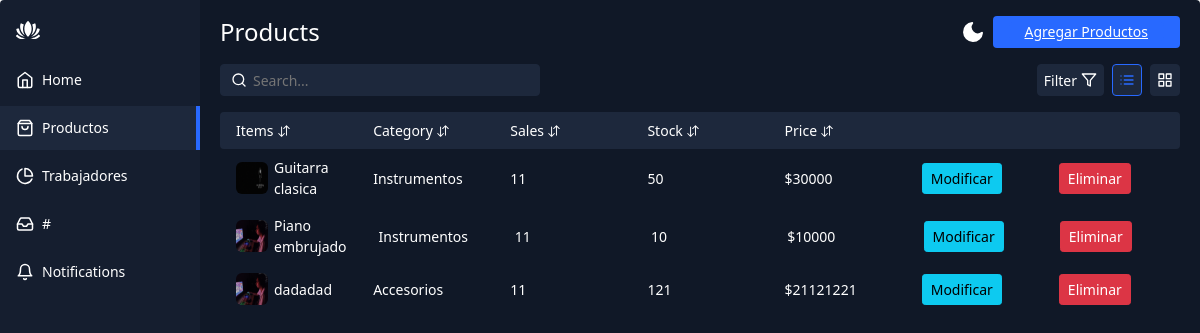
/lista-productos/, run on the app's committed database.
### guitar/models.py (models this page shows, shortened)
class Producto(models.Model):
    nombre = models.CharField(max_length=45)
    categoria = models.ForeignKey(Categoria, on_delete=models.CASCADE)
    precio = models.IntegerField()
    stock = models.IntegerField()
    imagen = models.ImageField(upload_to="productos",null=True)

class Categoria(models.Model):
    categoria = models.CharField(max_length=30)
    def __str__(self):
        return self.categoria

### guitar/views.py (the view)
# urls.py: path('lista-productos/',views.listaProductos,name="listaProductos"),
def listaProductos(request):
    productos = Producto.objects.all()
    context = {'productos':productos}
    return render(request, 'guitar/vistaAdmin/listaProductos.html', context)

### guitar/context_processor.py (called while the page is built)
def total_carrito(request):
    total = 0
    if request.user.is_authenticated or not request.user.is_authenticated:
        if "carrito" in request.session.keys():
            for key, value in request.session["carrito"].items():
                total += int(value["acumulado"])
    return {"total_carrito": total}

### guitar/templates/guitar/vistaAdmin/listaProductos.html (shortened to what this page needs)
<!DOCTYPE html>
<html lang="en" >
<head>
    {% load static %}
  <link rel="stylesheet" href="https://cdnjs.cloudflare.com/ajax/libs/normalize/5.0.0/normalize.min.css">
    <link rel="stylesheet" href="{% static 'css/styleHomeAdmin.css' %}">
    <link href="https://cdn.jsdelivr.net/npm/bootstrap@5.0.2/dist/css/bootstrap.min.css" rel="stylesheet">
</head>
<body>
<div class="app-container">
  <div class="sidebar">
    <div class="sidebar-header">
      <div class="app-icon">
      </div>
    </div>
    <ul class="sidebar-list">
      <li class="sidebar-list-item">
        <a href="#">
          <svg xmlns="http://www.w3.org/2000/svg" width="18" height="18" viewBox="0 0 24 24" fill="none" stroke="currentColor" stroke-width="2" stroke-linecap="round" stroke-linejoin="round" class="feather feather-home"><path d="M3 9l9-7 9 7v11a2 2 0 0 1-2 2H5a2 2 0 0 1-2-2z"/><polyline points="9 22 9 12 15 12 15 22"/></svg>
          <span>Home</span>
        </a>
      </li>
      <li class="sidebar-list-item active">
        <a href="listaProductos">
          <span>Productos</span>
        </a>
      </li>
      <li class="sidebar-list-item">
        <a href="{% url 'listaTrabajadores' %}">
          <svg xmlns="http://www.w3.org/2000/svg" width="18" height="18" viewBox="0 0 24 24" fill="none" stroke="currentColor" stroke-width="2" stroke-linecap="round" stroke-linejoin="round" class="feather feather-pie-chart"><path d="M21.21 15.89A10 10 0 1 1 8 2.83"/><path d="M22 12A10 10 0 0 0 12 2v10z"/></svg>
          <span>Trabajadores</span>
        </a>
      </li>
      <li class="sidebar-list-item">
        <a href="#">
          <span>#</span>
        </a>
      </li>
      <li class="sidebar-list-item">
        <a href="#">
          <svg xmlns="http://www.w3.org/2000/svg" width="18" height="18" viewBox="0 0 24 24" fill="none" stroke="currentColor" stroke-width="2" stroke-linecap="round" stroke-linejoin="round" class="feather feather-bell"><path d="M18 8A6 6 0 0 0 6 8c0 7-3 9-3 9h18s-3-2-3-9"/><path d="M13.73 21a2 2 0 0 1-3.46 0"/></svg>
          <span>Notifications</span>
        </a>
      </li>
    </ul>
  </div>
  <div class="app-content">
    <div class="app-content-header">
      <h1 class="app-content-headerText">Products</h1>
      <button class="mode-switch" title="Switch Theme">
        <svg class="moon" fill="none" stroke="currentColor" stroke-linecap="round" stroke-linejoin="round" stroke-width="2" width="24" height="24" viewBox="0 0 24 24">
          <defs></defs>
          <path d="M21 12.79A9 9 0 1111.21 3 7 7 0 0021 12.79z"></path>
        </svg>
      </button>
      <button class="app-content-headerButton"><a href="{% url 'agregarProductos' %}" class="app-content-headerButton">Agregar Productos</a></button>
    </div>
    <div class="app-content-actions">
      <input class="search-bar" placeholder="Search..." type="text">
      <div class="app-content-actions-wrapper">
        <div class="filter-button-wrapper">
          <button class="action-button filter jsFilter"><span>Filter</span><svg xmlns="http://www.w3.org/2000/svg" width="16" height="16" viewBox="0 0 24 24" fill="none" stroke="currentColor" stroke-width="2" stroke-linecap="round" stroke-linejoin="round" class="feather feather-filter"><polygon points="22 3 2 3 10 12.46 10 19 14 21 14 12.46 22 3"/></svg></button>
        </div>
        <button class="action-button list active" title="List View">
        </button>
        <button class="action-button grid" title="Grid View">
        </button>
      </div>
    </div>
    <div class="products-area-wrapper tableView">
      <div class="products-header">
        <div class="product-cell image">
          Items
          <button class="sort-button">
          </button>
        </div>
        <div class="product-cell category">Category<button class="sort-button">
          </button></div>
        <div class="product-cell sales">Sales<button class="sort-button">
          </button></div>
        <div class="product-cell stock">Stock<button class="sort-button">
          </button></div>
        <div class="product-cell price">Price<button class="sort-button">
          </button></div>
        <div class="product-cell price"></div>
        <div class="product-cell price"></div>
      </div>
      {% for producto in productos %}
      <div class="products-row">
          <div class="product-cell image">
            {% if producto.imagen %}
                <img class="group list-group-image" src="{{ producto.imagen.url }}" alt="" />
            {% endif %}
            <span>{{producto.nombre}}</span>
          </div>
        <div class="product-cell category"><span class="cell-label">Category:</span>{{producto.categoria}}</div>
        <div class="product-cell sales"><span class="cell-label">Sales:</span>11</div>
        <div class="product-cell stock"><span class="cell-label">Stock:</span>{{producto.stock}}</div>
        <div class="product-cell price"><span class="cell-label">Price:</span>${{producto.precio}}</div>
        <div class="product-cell price"><span class="cell-label">Price:</span><a href="{% url 'modificarProducto' producto.id %}" class="btn btn-info btn-sm">Modificar</a></div>
        <div class="product-cell price"><span class="cell-label">Price:</span><a href="{% url 'eliminarProducto' producto.id %}" class="btn btn-danger btn-sm">Eliminar</a></div>
      </div>
      {% endfor %}
    </div>
  </div>
</div>
</body>
</html>

### data on the page
Producto: imagen (picture), nombre "Guitarra clasica", categoria "Instrumentos", stock "50", precio "30000"
Producto: imagen (picture), nombre "Piano embrujado", categoria "Instrumentos", stock "10", precio "10000"
Producto: imagen (picture), nombre "dadadad", categoria "Accesorios", stock "121", precio "21121221"
